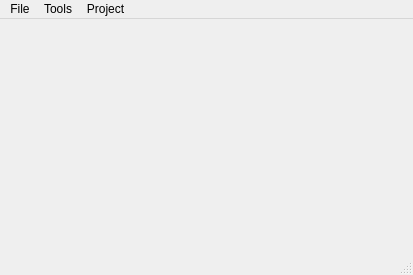
<?xml version="1.0" encoding="UTF-8"?>
<ui version="4.0">
 <class>MainWindow</class>
 <widget class="QMainWindow" name="MainWindow">
  <property name="geometry">
   <rect>
    <x>0</x>
    <y>0</y>
    <width>413</width>
    <height>275</height>
   </rect>
  </property>
  <property name="windowTitle">
   <string>Auto-labeling</string>
  </property>
  <widget class="QWidget" name="centralwidget"/>
  <widget class="QMenuBar" name="menubar">
   <property name="geometry">
    <rect>
     <x>0</x>
     <y>0</y>
     <width>413</width>
     <height>21</height>
    </rect>
   </property>
   <widget class="QMenu" name="menufile">
    <property name="title">
     <string>File</string>
    </property>
    <addaction name="actionOpen"/>
    <addaction name="actionSave"/>
    <addaction name="actionFolder"/>
   </widget>
   <widget class="QMenu" name="menuTools">
    <property name="title">
     <string>Tools</string>
    </property>
    <widget class="QMenu" name="menuLabeling">
     <property name="title">
      <string>Labeling</string>
     </property>
     <addaction name="actionLabeling_2"/>
     <addaction name="actionBrush"/>
    </widget>
    <addaction name="menuLabeling"/>
   </widget>
   <widget class="QMenu" name="menuProject">
    <property name="title">
     <string>Project</string>
    </property>
   </widget>
   <addaction name="menufile"/>
   <addaction name="menuTools"/>
   <addaction name="menuProject"/>
  </widget>
  <widget class="QStatusBar" name="statusbar"/>
  <action name="actionOpen">
   <property name="text">
    <string>Open</string>
   </property>
  </action>
  <action name="actionSave">
   <property name="text">
    <string>Save</string>
   </property>
  </action>
  <action name="actionFolder">
   <property name="text">
    <string>Folder</string>
   </property>
  </action>
  <action name="actionLabeling_2">
   <property name="text">
    <string>Labeling</string>
   </property>
  </action>
  <action name="actionBrush">
   <property name="text">
    <string>Brush</string>
   </property>
  </action>
 </widget>
 <resources/>
 <connections/>
</ui>
